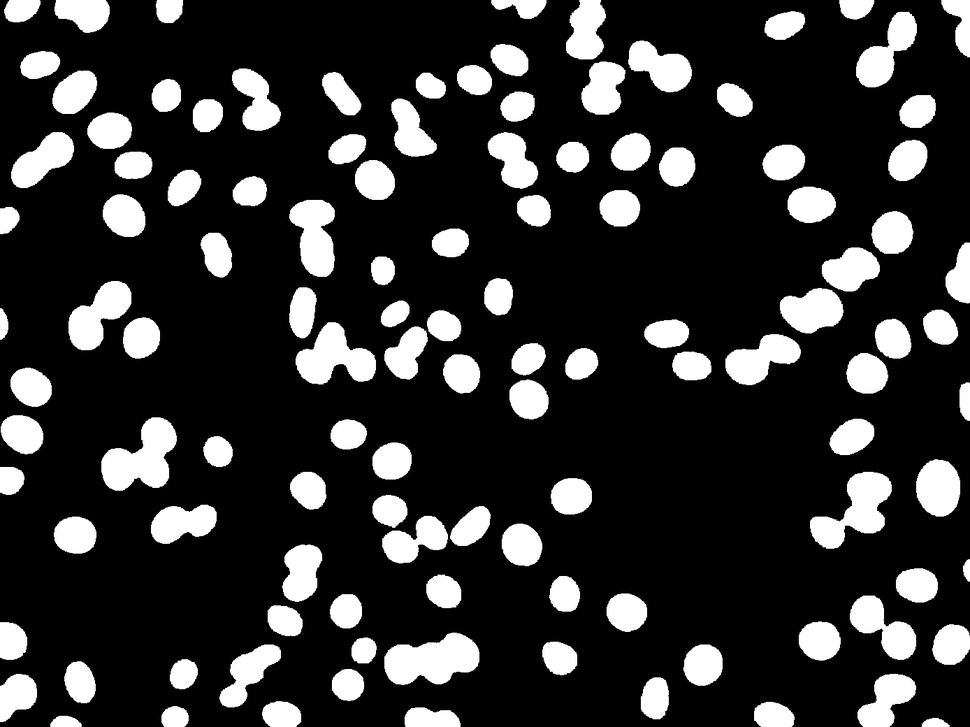
#> input picture easy.png, 970 x 727 px, shrunk from 1388 x 1040 before the run
$ jupyter execute --allow-errors 'Blob Detector.ipynb'
#> lines starting #> are read from the running program, lines starting #| are printed output that depends on the picture; after the words box and inside, x2 and y2 are one past the last pixel; in counts of white or black regions, pixels touching at a corner belong together
#> further down, rgb_image is the input picture: shape (727, 970, 3); min 0, max 255, mean 50
### blob_utils.py
import numpy as np
import blob_utils
from numba import njit
import matplotlib.pyplot as plt
import numpy as np
import cv2
import blob_utils


def get_kernel(fun, sigma : float, size : int) -> np.array:

#> called with sigma = 14, size = 31
    ker = np.empty((size, size), dtype=float)
    center_cell = size//2

    for ((x, y) , _) in np.ndenumerate(ker):
        ker[x , y] = fun(x - center_cell , y - center_cell , sigma)

    return ker

# [22 lines left out: function pad_image, not called in this run]

@njit
def convolve_image(padded_image: np.array, kernel: np.array):

    kernel_size = kernel.shape[0]
    kernel_radius = kernel_size // 2

    original_row= padded_image.shape[0] - kernel_radius*2
    original_col = padded_image.shape[1] - kernel_radius*2

    convolved_image = np.zeros(shape=(original_row, original_col))

    for i in range(original_row):
        for j in range(original_col):
            convolved_image[i , j] = np.sum(np.multiply(
                padded_image[i : i + kernel_size , j : j + kernel_size] ,
                kernel
            ))

    return convolved_image

# [12 lines left out: function local_min_max, not called in this run]

@njit
def strictly_local_min_max(matrix : np.array, center : tuple[int, int], radius : int):

    left_radius = max(0, center[0] - radius)
    right_radius = min(matrix.shape[0], center[0] + radius + 1)
    up_radius = max(0, center[1] - radius)
    down_radius = min(matrix.shape[1], center[1] + radius + 1)

    center_value = matrix[center[0], center[1]]

    matrix[center[0], center[1]] = -1e6
    maximum = np.max(matrix[left_radius:right_radius, up_radius:down_radius])

    matrix[center[0], center[1]] = 1e6
    minumum = np.min(matrix[left_radius:right_radius, up_radius:down_radius])

    matrix[center[0], center[1]] = center_value

    return minumum, maximum

@njit
def get_centers(convolved_image, blob_radius, kernel_size, percentile ):

    centers = []

    lower_treshold = percentile[0]
    upper_treshold = percentile[1]

    for i in range(convolved_image.shape[0]):
        for j in range(convolved_image.shape[1]):

            local_minimum, local_maximum = blob_utils.strictly_local_min_max(convolved_image, center=(i, j), radius=blob_radius)

            if (convolved_image[i,j] < local_minimum) and (convolved_image[i, j] < lower_treshold):
                centers.append( ( i + kernel_size//2, j + kernel_size//2, convolved_image[i][j], "min"))
            if (convolved_image[i,j] > local_maximum) and (convolved_image[i, j] > upper_treshold):
                centers.append( ( i+ kernel_size//2, j + kernel_size//2, convolved_image[i][j], "max"))

    return centers


def full_pipeline(path, kernel_size, sigma, percentile):

    def LoG(x, y, sigma) -> float:
        pi = np.pi
        return ((- 1 / (pi * sigma**4) ) * (1 - (x**2 + y**2) / (2 * sigma**2) ) ) * np.exp(-( (x**2 + y**2) / (2 * sigma**2)))

    kernel = blob_utils.get_kernel(fun=LoG, size=kernel_size, sigma=sigma)
    rgb_image = cv2.imread(path)
    gray_image = cv2.cvtColor(rgb_image, cv2.COLOR_BGR2GRAY)
    gray_image = np.interp(
        gray_image,
        (gray_image.min(), gray_image.max()),
        (-1, 1)
    )
    convolved_image = blob_utils.convolve_image(
        padded_image=gray_image,
        kernel=kernel
    )
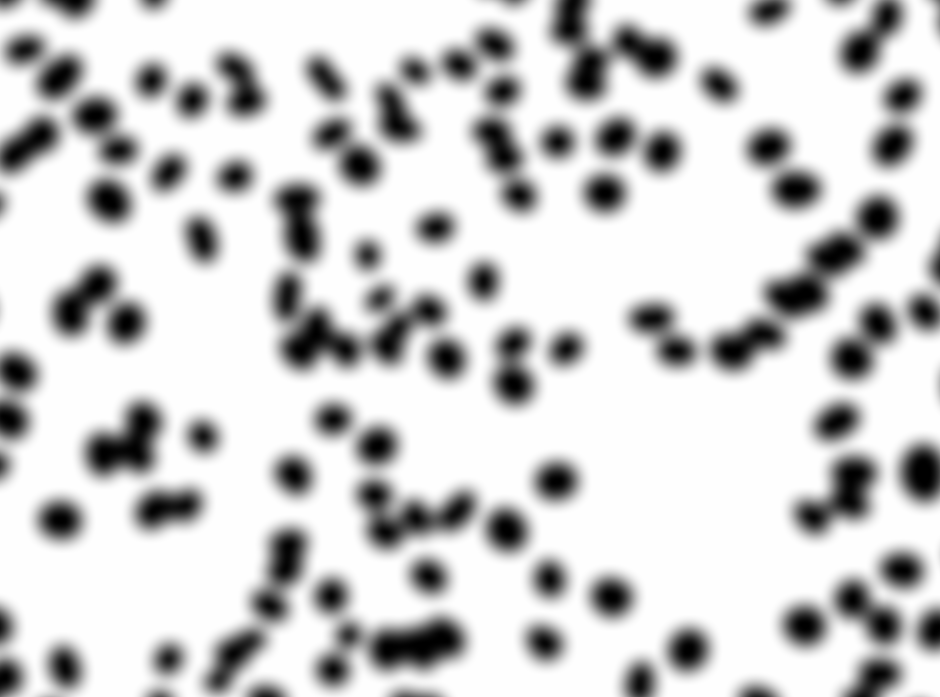
#> convolved_image: shape (697, 940) float64; min -0.00358, max 0.00358, mean 0.00219; drawn with min black and max white
    blob_radius = int (np.sqrt(2) * sigma) + 1
    centers = blob_utils.get_centers(
        convolved_image,
        blob_radius=blob_radius,
        kernel_size=kernel.shape[0],
        percentile=np.percentile(convolved_image, [percentile[0], percentile[1]])
    )
#> centers = 340 items, first 6: (15, 19, -0.00173, 'min'), (15, 90, -0.00351, 'min'), (15, 168, -0.00152, 'min'), (15, 529, -0.000363, 'min'), (15, 749, 0.00358, 'max'), (15, 855, -0.000722, 'min')

    for (i, j , _, tipo) in centers:
        if tipo=="min":
            color = (255, 0, 0)
        else:
            color = (0, 255, 0)
        cv2.circle(
            rgb_image,
            (j, i),
            blob_radius,
            color,
            thickness=2,
            lineType=2
        )
#> this loop made 340 passes
#> (i, j, tipo, color) on passes 1 to 12: (15, 19, 'min', (255, 0, 0)), (15, 90, 'min', (255, 0, 0)), (15, 168, 'min', (255, 0, 0)), (15, 529, 'min', (255, 0, 0)), (15, 749, 'max', (0, 255, 0)), (15, 855, 'min', (255, 0, 0)), (15, 954, 'min', (255, 0, 0)), (18, 587, 'min', (255, 0, 0)), (22, 481, 'max', (0, 255, 0)), (25, 783, 'min', (255, 0, 0)), (27, 622, 'max', (0, 255, 0)), (27, 934, 'max', (0, 255, 0))
#> color on passes 61 to 66: (0, 255, 0), (0, 255, 0), (0, 255, 0), (255, 0, 0), (0, 255, 0), (0, 255, 0)
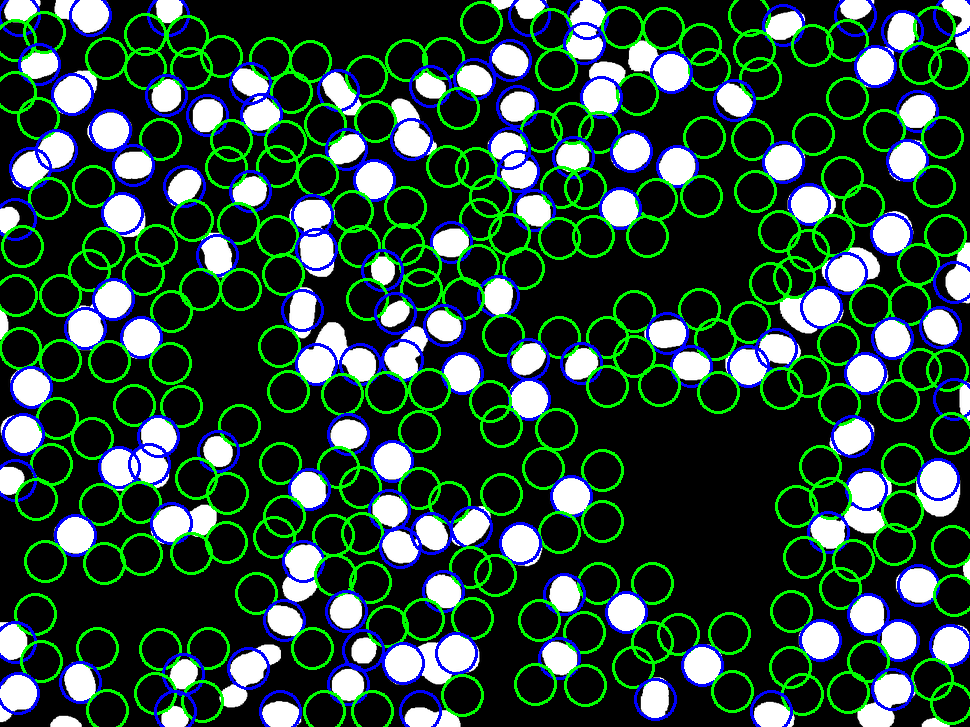
#> rgb_image: shape (727, 970, 3); 16.82% of pixels changed, all inside (x1, y1, x2, y2) = (0, 0, 970, 727)

    plt.imshow(rgb_image, cmap="gray")

### Blob Detector.ipynb
# Introduction

Implement the convolution of a Laplacian of a Gaussian blob (LoG) detector with an image and apply it to 3-4 images of your choice from the dataset (possibly from different thematic classes). Do not use library functions for implementing the convolution or to generate the LoG filter. Implement your own and show the code (the interesting bits at least)! The function you implement should be able to run the LoG for different choices of the scale parameter, which is passed as an input argument. Show the results of your code on the 3-4 example images, for different choices of the scale parameter (sigma).

The code of the module "blob_utils" and this notebook executed can be found on GitHub https://github.com/matteotolloso/ispr or Google Colab ?????

Useful libraries, "blob utils" that contains the core is writted by me.

[cell 1]
import matplotlib.pyplot as plt
import numpy as np
import latexify
import cv2
import blob_utils

# Code explanation

## LoG function

Definition of the Laplacian of Gaussian (LoG) function:

#> (a cell that did not finish here is left out)

## Kernel building

Building the kernel sampling the function. The kernel must be big enough to cover both the positive and negative part of the function, otherwise we will not be able to detect the blobs.

[cell 3]
KERNEL_SIZE = 51
SIGMA = 14
PATH = "easy.png"
#> (the rest of this cell did not finish here and is left out)

## Image preprocessing

Transform the image to grayscale

[cell 4]
rgb_image = cv2.imread(PATH)
gray_image = cv2.cvtColor(rgb_image, cv2.COLOR_BGR2GRAY)
plt.imshow(gray_image, cmap="gray")

Scaling of the image values between -1 and 1 in order to more easily interpret subsequent results.

[cell 5]
gray_image = np.interp(
    gray_image,
    (gray_image.min(), gray_image.max()),
    (-1, 1)
)

## Convolution

Convolution step. A pixel in the convolved matrix is the value of the sum of the element-wise matrix multiplication between the submatrix of the original image centered in that pixel and the kernel.

If the image has a blob of the kind "dark inside, bright ouside" the center of that blob in the convolved matrix will have an high value since the dark part (negative) is multiplied by the center of the LoG (negative) and the bright part (positive) is multiplied by the positive circular part of the LoG.

For the same reason the blobs of the kind "bright inside, dark outside" will be identified by a low value in the convolved matrix.

#> (a cell that did not finish here is left out)

As you can see, the black backgrond (value -1) became gray since the high response with the negative center of the kernel, and for the same season, the white circles became light black. In the center of the circles there are some white pixels.

Theoretically, if the blob rasius inducted by sigma perfectly matches the size of the blobs in the image, the value at the center of the blobs in the colvolved image should be greater in absolute value compared to the value of the background, but since it's difficult to match the correct sigma and in addiction the blobs are never perfectly cercular, could happen that the if we use the global minima and maxima ad blob center nothing significant is captured.

Another issue is that a group of pixels in the center of a blob could have an high value (with respect to the rest of the convolved image), and we have to choose wich one will be the center of the blob.

## Finding the blob centers

To address these issues, we are look for local minima and maxima, in particular strictly maxima and minima i.e. a point of the convolved image is the center of a blob if it is strictly greater (minor) that all other points in the blob radius.

In the function there is also the possibility to set a treshold based on the percentile in order to decide the number of blobs that we want to see.

[cell 7]
blob_radius = int (np.sqrt(2) * SIGMA) + 1
#> (the rest of this cell did not finish here and is left out)

## Final result drawing

The blobs given by a local mimium are circled in green, while the ones given by a local maximum are red

[cell 8]
rgb_image = cv2.imread(PATH)
#> (the rest of this cell did not finish here and is left out)

[cell 9]
import blob_utils
blob_utils.full_pipeline(
    path="easy.png",
    kernel_size = 31,
    sigma = 14,
    percentile = (30, 70)
)
